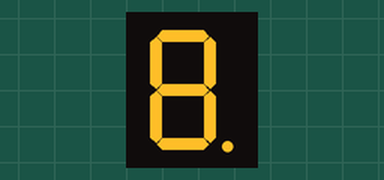
Recording of a sketch running on a simulated Arduino Uno, built with avr-gcc and run on an emulated ATmega328P. Parts: 1-digit seven-segment display. Wiring (inferred from the names in the program): 1-digit 7-segment display, segments lit when LOW: segments pin 6, pin 11, pin 7, pin 8, pin 12, pin 9, pin 10, pin 5. The segment pins are drawn as the display they are named for.

Above: at 0.1 s.
At 5.1 s:
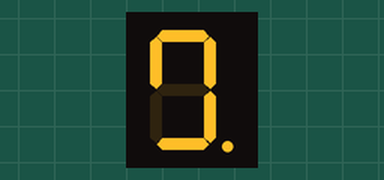
At 10.1 s:
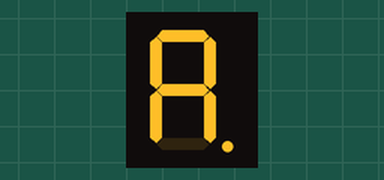
At 19.1 s:
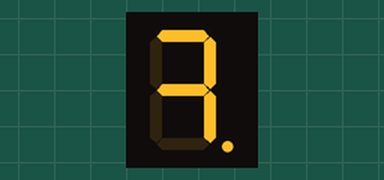
At 29.1 s:
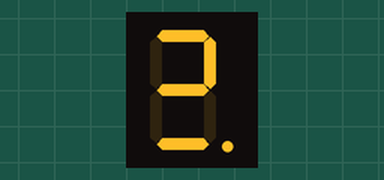
At 39.1 s:
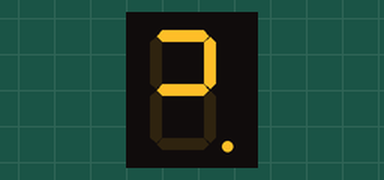

Measured:
- what the display in image 1 shows lasts 1.0 s, from 5.0 s to 6.0 s

The sketch:

bop_it_beta_fall2022_count.ino
```cpp
#define tenSeg8 5
#define tenSeg4 6
#define tenSeg2 7
#define tenSeg1 8
#define oneSeg8 9
#define oneSeg4 10
#define oneSeg2 11
#define oneSeg1 12

// Setup function for all inputs/outputs
void setup() {
  pinMode(tenSeg8, OUTPUT); // Tens digit for binary 3
  pinMode(tenSeg4, OUTPUT); // Tens digit for binary 2
  pinMode(tenSeg2, OUTPUT); // Tens digit for binary 1
  pinMode(tenSeg1, OUTPUT); // Tens digit for binary 0
  pinMode(oneSeg8, OUTPUT); // Ones digit for binary 3
  pinMode(oneSeg4, OUTPUT); // Ones digit for binary 2
  pinMode(oneSeg2, OUTPUT); // Ones digit for binary 1
  pinMode(oneSeg1, OUTPUT); // Ones digit for binary 0
}

bool startup = false;

// Loop for the bop-it
void loop() {
  if(!startup) { // Powers up the 7-segment displays upon starting the program
    displayScore(0); // Initalizes the 7-segment displays to read "00"
    startup = true; // Prevents the loop from occurring again
  }

  int score = 0;
  while(score < 99) {
    score++;
    delay(1000);
    displayScore(score);
  }
}

// Function to display current/final score
void displayScore(int score) {
  int onesPlace = score % 10; // Ones digit
  int tensPlace = (score / 10) % 10; // Tens digit

  if(onesPlace == 0) { // Ones digit is 0; 0000
    digitalWrite(oneSeg8, LOW);
    digitalWrite(oneSeg4, LOW);
    digitalWrite(oneSeg2, LOW);
    digitalWrite(oneSeg1, LOW);
  }

  if(onesPlace == 1) { // Ones digit is 1; 0001
    digitalWrite(oneSeg8, LOW);
    digitalWrite(oneSeg4, LOW);
    digitalWrite(oneSeg2, LOW);
    digitalWrite(oneSeg1, HIGH);
  }

  if(onesPlace == 2) { // Ones digit is 2; 0010
    digitalWrite(oneSeg8, LOW);
    digitalWrite(oneSeg4, LOW);
    digitalWrite(oneSeg2, HIGH);
    digitalWrite(oneSeg1, LOW);
  }

  if(onesPlace == 3) { // Ones digit is 3; 0011
    digitalWrite(oneSeg8, LOW);
    digitalWrite(oneSeg4, LOW);
    digitalWrite(oneSeg2, HIGH);
    digitalWrite(oneSeg1, HIGH);
  }

  if(onesPlace == 4) { // Ones digit is 4; 0100
    digitalWrite(oneSeg8, LOW);
    digitalWrite(oneSeg4, HIGH);
    digitalWrite(oneSeg2, LOW);
    digitalWrite(oneSeg1, LOW);
  }

  if(onesPlace == 5) { // Ones digit is 5; 0501
    digitalWrite(oneSeg8, LOW);
    digitalWrite(oneSeg4, HIGH);
    digitalWrite(oneSeg2, LOW);
    digitalWrite(oneSeg1, HIGH);
  }

  if(onesPlace == 6) { // Ones digit is 6; 0110
    digitalWrite(oneSeg8, LOW);
    digitalWrite(oneSeg4, HIGH);
    digitalWrite(oneSeg2, HIGH);
    digitalWrite(oneSeg1, LOW);
  }

  if(onesPlace == 7) { // Ones digit is 7; 0111
    digitalWrite(oneSeg8, LOW);
    digitalWrite(oneSeg4, HIGH);
    digitalWrite(oneSeg2, HIGH);
    digitalWrite(oneSeg1, HIGH);
  }

  if(onesPlace == 8) { // Ones digit is 8; 1000
    digitalWrite(oneSeg8, HIGH);
    digitalWrite(oneSeg4, LOW);
    digitalWrite(oneSeg2, LOW);
    digitalWrite(oneSeg1, LOW);
  }

  if(onesPlace == 9) { // Ones digit is 9; 1001
    digitalWrite(oneSeg8, HIGH);
    digitalWrite(oneSeg4, LOW);
    digitalWrite(oneSeg2, LOW);
    digitalWrite(oneSeg1, HIGH);
  }

  if(tensPlace == 0) { // Tens digit is 0; 0000
    digitalWrite(tenSeg8, LOW);
    digitalWrite(tenSeg4, LOW);
    digitalWrite(tenSeg2, LOW);
    digitalWrite(tenSeg1, LOW);
  }

  if(tensPlace == 1) { // Tens digit is 1; 0001
    digitalWrite(tenSeg8, LOW);
    digitalWrite(tenSeg4, LOW);
    digitalWrite(tenSeg2, LOW);
    digitalWrite(tenSeg1, HIGH);
  }

  if(tensPlace == 2) { // Tens digit is 2; 0010
    digitalWrite(tenSeg8, LOW);
    digitalWrite(tenSeg4, LOW);
    digitalWrite(tenSeg2, HIGH);
    digitalWrite(tenSeg1, LOW);
  }

  if(tensPlace == 3) { // Tens digit is 3; 0011
    digitalWrite(tenSeg8, LOW);
    digitalWrite(tenSeg4, LOW);
    digitalWrite(tenSeg2, HIGH);
    digitalWrite(tenSeg1, HIGH);
  }

  if(tensPlace == 4) { // Tens digit is 4; 0100
    digitalWrite(tenSeg8, LOW);
    digitalWrite(tenSeg4, HIGH);
    digitalWrite(tenSeg2, LOW);
    digitalWrite(tenSeg1, LOW);
  }

  if(tensPlace == 5) { // Tens digit is 5; 0501
    digitalWrite(tenSeg8, LOW);
    digitalWrite(tenSeg4, HIGH);
    digitalWrite(tenSeg2, LOW);
    digitalWrite(tenSeg1, HIGH);
  }

  if(tensPlace == 6) { // Tens digit is 6; 0110
    digitalWrite(tenSeg8, LOW);
    digitalWrite(tenSeg4, HIGH);
    digitalWrite(tenSeg2, HIGH);
    digitalWrite(tenSeg1, LOW);
  }

  if(tensPlace == 7) { // Tens digit is 7; 0111
    digitalWrite(tenSeg8, LOW);
    digitalWrite(tenSeg4, HIGH);
    digitalWrite(tenSeg2, HIGH);
    digitalWrite(tenSeg1, HIGH);
  }

  if(tensPlace == 8) { // Tens digit is 8; 1000
    digitalWrite(tenSeg8, HIGH);
    digitalWrite(tenSeg4, LOW);
    digitalWrite(tenSeg2, LOW);
    digitalWrite(tenSeg1, LOW);
  }

  if(tensPlace == 9) { // Tens digit is 9; 1001
    digitalWrite(tenSeg8, HIGH);
    digitalWrite(tenSeg4, LOW);
    digitalWrite(tenSeg2, LOW);
    digitalWrite(tenSeg1, HIGH);
  }
}
```
